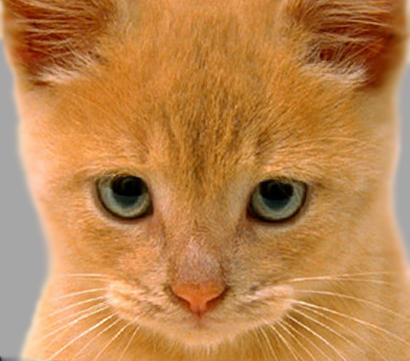
#> input picture project2/images/cat.bmp, 410 x 361 px, given in place of cat.png, which was not available
$ jupyter execute Fourier-Descriptors.ipynb   (shell and % lines are left out)   (text cells are left out)
#> lines starting #> are read from the running program, lines starting #| are printed output that depends on the picture; after the words box and inside, x2 and y2 are one past the last pixel; in counts of white or black regions, pixels touching at a corner belong together; pictures that were not available may be replaced by others from this repository, and a replacement may not be noted
[cell 1]
import numpy as np
import matplotlib

import cv2
import numpy as np
import matplotlib.pyplot as plt
from IPython.core.debugger import set_trace

#import cv2
#help(np.array)

[cell 2]
img = cv2.imread('cat.png')
#> img is the input picture: shape (361, 410, 3); mean B, G, R 77.1, 132.5, 188.3
#img = cv2.imread('spookycat.jpg')
imgray = cv2.cvtColor(img, cv2.COLOR_BGR2GRAY)
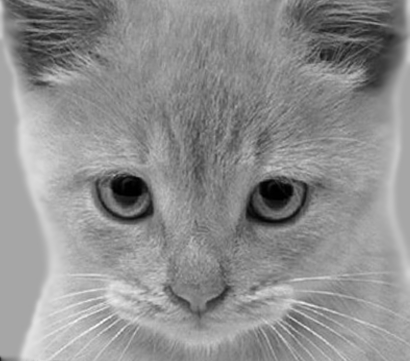
#> imgray: shape (361, 410); min 0, max 252, mean 142.9
ret, thresh = cv2.threshold(imgray, 127, 255, 0)
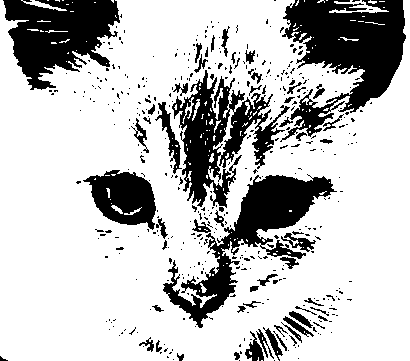
#> thresh: shape (361, 410); 75.1% white; 434 black regions (377 under 20 px)
plt.figure(); plt.imshow(thresh,cmap="gray")
#> (this line was passed over: IPython is not available in this run)
#> (this line was passed over: IPython is not available in this run)

[cell 3]
contours, hierarchy = cv2.findContours(thresh, cv2.RETR_TREE, cv2.CHAIN_APPROX_SIMPLE)
#> contours = 696 contours, 603 with area under 20; largest, box (x1, y1, x2, y2) and area: (0, 0, 410, 361) 129772, (162, 174, 338, 329) 7119, (171, 69, 237, 209) 4945, (82, 169, 157, 231) 2944, (218, 92, 291, 169) 2196
drawn = cv2.drawContours(img, contours, 1, (255,0,0), 2)
plt.figure(); plt.imshow(drawn,cmap="gray")
#> (this line was passed over: IPython is not available in this run)
#> (this line was passed over: IPython is not available in this run)

[cell 4]
#print(contours[1][0][0])

xs = [pt[0][0] for pt in contours[1]]
#> xs = [258, 258, 257, 258]
ys = [pt[0][1] for pt in contours[1]]
#> ys = [357, 359, 360, 360]

contour_complex = np.empty(len(xs), dtype=complex)
#the x coordinates of the points on the contour
contour_complex.real= xs
# the y coordinates of the points on the contour
contour_complex.imag= ys
#plt.plot(contour_complex.real,contour_complex.imag,'x-')
#the y coordinates of the points on the contour

[cell 5]
fourier_result = np.fft.fft(contour_complex)

[cell 6]
N = len(contour_complex)
#> N = 4
T = 1/N
#> T = 0.25
xf = np.linspace(0.0, 1.0/(2.0*T), N//2)
#> xf = [0, 2]
xf2 = np.linspace(0.0, -1.0/(2.0*T), (N//2))
#> xf2 = [0, -2]

backhalf = fourier_result[(N//2)+1:]
backhalf = backhalf[::-1]
plt.plot(xf, 2.0/N * np.abs(fourier_result[0:N//2]))
#> (this line was passed over: IPython is not available in this run)
plt.plot(xf2, 2.0/N * np.abs(backhalf))
#> (this line was passed over: IPython is not available in this run)
plt.show()

[cell 7]
fourier_result[0] = 0
#print(fourier_result)
new_contour = np.fft.ifft(fourier_result)
plt.plot(new_contour.real,-1*new_contour.imag,'x-')
#> (this line was passed over: IPython is not available in this run)

$ run again, with project2/images/dog.bmp copied over project2/images/cat.bmp
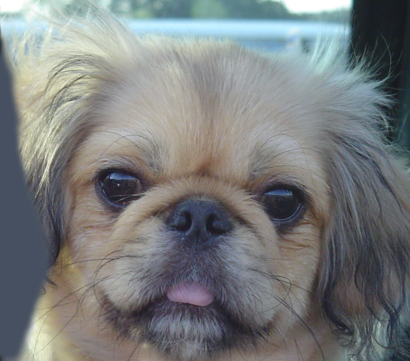
#> input picture project2/images/dog.bmp, 410 x 361 px, given in place of cat.png, which was not available
#> img is the input picture: shape (361, 410, 3); mean B, G, R 125, 124.5, 121.2
#> `imgray = cv2.cvtColor(img, cv2.COLOR_BGR2GRAY)`:
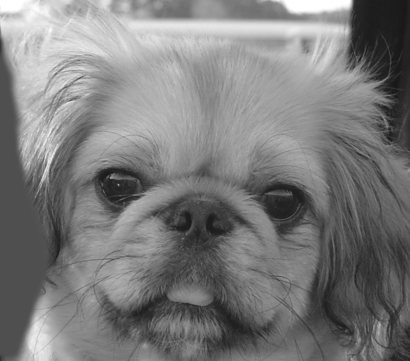
#> imgray: shape (361, 410); min 23, max 255, mean 123.6
#> `ret, thresh = cv2.threshold(imgray, 127, 255, 0)`:
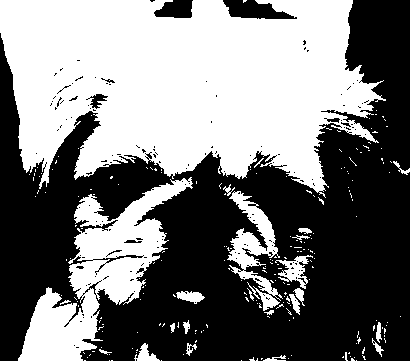
#> thresh: shape (361, 410); 47.2% white; 220 white regions (197 under 20 px)
#> contours = 482 contours, 449 with area under 20; largest, box (x1, y1, x2, y2) and area: (0, 0, 386, 198) 53392, (18, 177, 193, 361) 10920, (227, 191, 283, 311) 2098, (275, 255, 313, 289) 446, (176, 291, 205, 304) 199
#> xs = [241]
#> ys = [360]
#> N = 1
